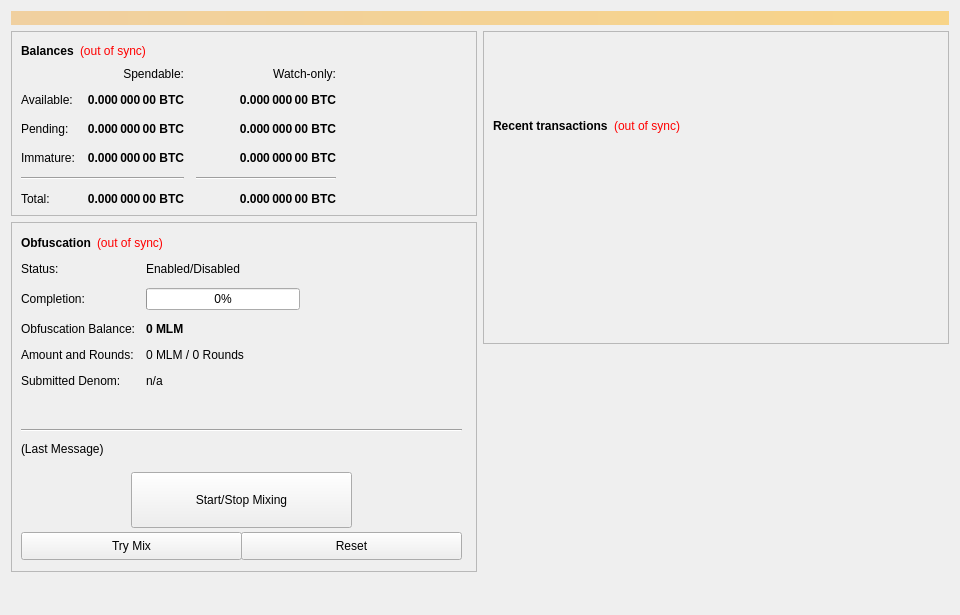
<?xml version="1.0" encoding="UTF-8"?>
<ui version="4.0">
 <class>OverviewPage</class>
 <widget class="QWidget" name="OverviewPage">
  <property name="geometry">
   <rect>
    <x>0</x>
    <y>0</y>
    <width>960</width>
    <height>615</height>
   </rect>
  </property>
  <property name="minimumSize">
   <size>
    <width>960</width>
    <height>0</height>
   </size>
  </property>
  <property name="windowTitle">
   <string>Form</string>
  </property>
  <layout class="QVBoxLayout" name="topLayout">
   <item>
    <widget class="QLabel" name="labelAlerts">
     <property name="visible">
      <bool>false</bool>
     </property>
     <property name="styleSheet">
      <string notr="true">background-color: qlineargradient(x1: 0, y1: 0, x2: 1, y2: 0, stop:0 #F0D0A0, stop:1 #F8D488); color:#000000;</string>
     </property>
     <property name="wordWrap">
      <bool>true</bool>
     </property>
     <property name="margin">
      <number>3</number>
     </property>
    </widget>
   </item>
   <item>
    <layout class="QHBoxLayout" name="horizontalLayout" stretch="1,1">
     <item>
      <layout class="QVBoxLayout" name="verticalLayout_2">
       <item>
        <widget class="QFrame" name="frame">
         <property name="frameShape">
          <enum>QFrame::StyledPanel</enum>
         </property>
         <property name="frameShadow">
          <enum>QFrame::Raised</enum>
         </property>
         <layout class="QVBoxLayout" name="verticalLayout_4">
          <item>
           <layout class="QHBoxLayout" name="horizontalLayout_4">
            <item>
             <widget class="QLabel" name="label_5">
              <property name="font">
               <font>
                <weight>75</weight>
                <bold>true</bold>
               </font>
              </property>
              <property name="text">
               <string>Balances</string>
              </property>
             </widget>
            </item>
            <item>
             <widget class="QLabel" name="labelWalletStatus">
              <property name="cursor">
               <cursorShape>WhatsThisCursor</cursorShape>
              </property>
              <property name="toolTip">
               <string>The displayed information may be out of date. Your wallet automatically synchronizes with the MktCoin network after a connection is established, but this process has not completed yet.</string>
              </property>
              <property name="styleSheet">
               <string notr="true">QLabel { color: red; }</string>
              </property>
              <property name="text">
               <string notr="true">(out of sync)</string>
              </property>
              <property name="alignment">
               <set>Qt::AlignLeading|Qt::AlignLeft|Qt::AlignVCenter</set>
              </property>
             </widget>
            </item>
            <item>
             <spacer name="horizontalSpacer_3">
              <property name="orientation">
               <enum>Qt::Horizontal</enum>
              </property>
              <property name="sizeHint" stdset="0">
               <size>
                <width>40</width>
                <height>20</height>
               </size>
              </property>
             </spacer>
            </item>
           </layout>
          </item>
          <item>
           <layout class="QGridLayout" name="gridLayout">
            <property name="spacing">
             <number>12</number>
            </property>
            <item row="2" column="2">
             <widget class="QLabel" name="labelWatchPending">
              <property name="font">
               <font>
                <weight>75</weight>
                <bold>true</bold>
               </font>
              </property>
              <property name="cursor">
               <cursorShape>IBeamCursor</cursorShape>
              </property>
              <property name="toolTip">
               <string>Unconfirmed transactions to watch-only addresses</string>
              </property>
              <property name="text">
               <string notr="true">0.000 000 00 BTC</string>
              </property>
              <property name="alignment">
               <set>Qt::AlignRight|Qt::AlignTrailing|Qt::AlignVCenter</set>
              </property>
              <property name="textInteractionFlags">
               <set>Qt::LinksAccessibleByMouse|Qt::TextSelectableByKeyboard|Qt::TextSelectableByMouse</set>
              </property>
             </widget>
            </item>
            <item row="2" column="1">
             <widget class="QLabel" name="labelUnconfirmed">
              <property name="font">
               <font>
                <weight>75</weight>
                <bold>true</bold>
               </font>
              </property>
              <property name="cursor">
               <cursorShape>IBeamCursor</cursorShape>
              </property>
              <property name="toolTip">
               <string>Total of transactions that have yet to be confirmed, and do not yet count toward the spendable balance</string>
              </property>
              <property name="text">
               <string notr="true">0.000 000 00 BTC</string>
              </property>
              <property name="alignment">
               <set>Qt::AlignRight|Qt::AlignTrailing|Qt::AlignVCenter</set>
              </property>
              <property name="textInteractionFlags">
               <set>Qt::LinksAccessibleByMouse|Qt::TextSelectableByKeyboard|Qt::TextSelectableByMouse</set>
              </property>
             </widget>
            </item>
            <item row="3" column="2">
             <widget class="QLabel" name="labelWatchImmature">
              <property name="font">
               <font>
                <weight>75</weight>
                <bold>true</bold>
               </font>
              </property>
              <property name="cursor">
               <cursorShape>IBeamCursor</cursorShape>
              </property>
              <property name="toolTip">
               <string>Staked or masternode rewards in watch-only addresses that has not yet matured</string>
              </property>
              <property name="text">
               <string notr="true">0.000 000 00 BTC</string>
              </property>
              <property name="alignment">
               <set>Qt::AlignRight|Qt::AlignTrailing|Qt::AlignVCenter</set>
              </property>
              <property name="textInteractionFlags">
               <set>Qt::LinksAccessibleByMouse|Qt::TextSelectableByKeyboard|Qt::TextSelectableByMouse</set>
              </property>
             </widget>
            </item>
            <item row="4" column="0" colspan="2">
             <widget class="Line" name="lineSpendableBalance">
              <property name="orientation">
               <enum>Qt::Horizontal</enum>
              </property>
             </widget>
            </item>
            <item row="4" column="2">
             <widget class="Line" name="lineWatchBalance">
              <property name="sizePolicy">
               <sizepolicy hsizetype="Preferred" vsizetype="Fixed">
                <horstretch>0</horstretch>
                <verstretch>0</verstretch>
               </sizepolicy>
              </property>
              <property name="minimumSize">
               <size>
                <width>140</width>
                <height>0</height>
               </size>
              </property>
              <property name="orientation">
               <enum>Qt::Horizontal</enum>
              </property>
             </widget>
            </item>
            <item row="5" column="0">
             <widget class="QLabel" name="labelTotalText">
              <property name="text">
               <string>Total:</string>
              </property>
             </widget>
            </item>
            <item row="3" column="1">
             <widget class="QLabel" name="labelImmature">
              <property name="font">
               <font>
                <weight>75</weight>
                <bold>true</bold>
               </font>
              </property>
              <property name="cursor">
               <cursorShape>IBeamCursor</cursorShape>
              </property>
              <property name="toolTip">
               <string>Staked or masternode rewards that has not yet matured</string>
              </property>
              <property name="text">
               <string notr="true">0.000 000 00 BTC</string>
              </property>
              <property name="alignment">
               <set>Qt::AlignRight|Qt::AlignTrailing|Qt::AlignVCenter</set>
              </property>
              <property name="textInteractionFlags">
               <set>Qt::LinksAccessibleByMouse|Qt::TextSelectableByKeyboard|Qt::TextSelectableByMouse</set>
              </property>
             </widget>
            </item>
            <item row="2" column="3">
             <spacer name="horizontalSpacer_2">
              <property name="orientation">
               <enum>Qt::Horizontal</enum>
              </property>
              <property name="sizeHint" stdset="0">
               <size>
                <width>40</width>
                <height>20</height>
               </size>
              </property>
             </spacer>
            </item>
            <item row="3" column="0">
             <widget class="QLabel" name="labelImmatureText">
              <property name="text">
               <string>Immature:</string>
              </property>
             </widget>
            </item>
            <item row="5" column="1">
             <widget class="QLabel" name="labelTotal">
              <property name="font">
               <font>
                <weight>75</weight>
                <bold>true</bold>
               </font>
              </property>
              <property name="cursor">
               <cursorShape>IBeamCursor</cursorShape>
              </property>
              <property name="toolTip">
               <string>Your current total balance</string>
              </property>
              <property name="text">
               <string notr="true">0.000 000 00 BTC</string>
              </property>
              <property name="alignment">
               <set>Qt::AlignRight|Qt::AlignTrailing|Qt::AlignVCenter</set>
              </property>
              <property name="textInteractionFlags">
               <set>Qt::LinksAccessibleByMouse|Qt::TextSelectableByKeyboard|Qt::TextSelectableByMouse</set>
              </property>
             </widget>
            </item>
            <item row="5" column="2">
             <widget class="QLabel" name="labelWatchTotal">
              <property name="font">
               <font>
                <weight>75</weight>
                <bold>true</bold>
               </font>
              </property>
              <property name="cursor">
               <cursorShape>IBeamCursor</cursorShape>
              </property>
              <property name="toolTip">
               <string>Current total balance in watch-only addresses</string>
              </property>
              <property name="text">
               <string notr="true">0.000 000 00 BTC</string>
              </property>
              <property name="alignment">
               <set>Qt::AlignRight|Qt::AlignTrailing|Qt::AlignVCenter</set>
              </property>
              <property name="textInteractionFlags">
               <set>Qt::LinksAccessibleByMouse|Qt::TextSelectableByKeyboard|Qt::TextSelectableByMouse</set>
              </property>
             </widget>
            </item>
            <item row="0" column="2">
             <widget class="QLabel" name="labelWatchonly">
              <property name="text">
               <string>Watch-only:</string>
              </property>
              <property name="alignment">
               <set>Qt::AlignRight|Qt::AlignTrailing|Qt::AlignVCenter</set>
              </property>
             </widget>
            </item>
            <item row="1" column="0">
             <widget class="QLabel" name="labelBalanceText">
              <property name="text">
               <string>Available:</string>
              </property>
             </widget>
            </item>
            <item row="1" column="1">
             <widget class="QLabel" name="labelBalance">
              <property name="font">
               <font>
                <weight>75</weight>
                <bold>true</bold>
               </font>
              </property>
              <property name="cursor">
               <cursorShape>IBeamCursor</cursorShape>
              </property>
              <property name="toolTip">
               <string>Your current spendable balance</string>
              </property>
              <property name="text">
               <string notr="true">0.000 000 00 BTC</string>
              </property>
              <property name="alignment">
               <set>Qt::AlignRight|Qt::AlignTrailing|Qt::AlignVCenter</set>
              </property>
              <property name="textInteractionFlags">
               <set>Qt::LinksAccessibleByMouse|Qt::TextSelectableByKeyboard|Qt::TextSelectableByMouse</set>
              </property>
             </widget>
            </item>
            <item row="1" column="2">
             <widget class="QLabel" name="labelWatchAvailable">
              <property name="font">
               <font>
                <weight>75</weight>
                <bold>true</bold>
               </font>
              </property>
              <property name="cursor">
               <cursorShape>IBeamCursor</cursorShape>
              </property>
              <property name="toolTip">
               <string>Your current balance in watch-only addresses</string>
              </property>
              <property name="text">
               <string notr="true">0.000 000 00 BTC</string>
              </property>
              <property name="alignment">
               <set>Qt::AlignRight|Qt::AlignTrailing|Qt::AlignVCenter</set>
              </property>
              <property name="textInteractionFlags">
               <set>Qt::LinksAccessibleByMouse|Qt::TextSelectableByKeyboard|Qt::TextSelectableByMouse</set>
              </property>
             </widget>
            </item>
            <item row="2" column="0">
             <widget class="QLabel" name="labelPendingText">
              <property name="text">
               <string>Pending:</string>
              </property>
             </widget>
            </item>
            <item row="0" column="1">
             <widget class="QLabel" name="labelSpendable">
              <property name="text">
               <string>Spendable:</string>
              </property>
              <property name="alignment">
               <set>Qt::AlignRight|Qt::AlignTrailing|Qt::AlignVCenter</set>
              </property>
             </widget>
            </item>
           </layout>
          </item>
         </layout>
        </widget>
       </item>
       <item>
        <widget class="QFrame" name="frameObfuscation">
         <property name="minimumSize">
          <size>
           <width>0</width>
           <height>350</height>
          </size>
         </property>
         <property name="layoutDirection">
          <enum>Qt::LeftToRight</enum>
         </property>
         <property name="frameShape">
          <enum>QFrame::StyledPanel</enum>
         </property>
         <property name="frameShadow">
          <enum>QFrame::Raised</enum>
         </property>
         <widget class="QWidget" name="formLayoutWidget">
          <property name="geometry">
           <rect>
            <x>10</x>
            <y>40</y>
            <width>451</width>
            <height>161</height>
           </rect>
          </property>
          <layout class="QFormLayout" name="formLayout">
           <property name="fieldGrowthPolicy">
            <enum>QFormLayout::AllNonFixedFieldsGrow</enum>
           </property>
           <property name="horizontalSpacing">
            <number>11</number>
           </property>
           <property name="verticalSpacing">
            <number>12</number>
           </property>
           <item row="0" column="0">
            <widget class="QLabel" name="label_6">
             <property name="text">
              <string>Status:</string>
             </property>
            </widget>
           </item>
           <item row="1" column="0">
            <widget class="QLabel" name="label_7">
             <property name="text">
              <string>Completion:</string>
             </property>
            </widget>
           </item>
           <item row="1" column="1">
            <widget class="QProgressBar" name="obfuscationProgress">
             <property name="maximumSize">
              <size>
               <width>154</width>
               <height>16777215</height>
              </size>
             </property>
             <property name="value">
              <number>0</number>
             </property>
            </widget>
           </item>
           <item row="2" column="0">
            <widget class="QLabel" name="labelAnonymizedText">
             <property name="text">
              <string>Obfuscation Balance:</string>
             </property>
            </widget>
           </item>
           <item row="2" column="1">
            <widget class="QLabel" name="labelAnonymized">
             <property name="font">
              <font>
               <weight>75</weight>
               <bold>true</bold>
              </font>
             </property>
             <property name="text">
              <string notr="true">0 MLM</string>
             </property>
            </widget>
           </item>
           <item row="3" column="0">
            <widget class="QLabel" name="label_8">
             <property name="text">
              <string>Amount and Rounds:</string>
             </property>
            </widget>
           </item>
           <item row="3" column="1">
            <widget class="QLabel" name="labelAmountRounds">
             <property name="text">
              <string>0 MLM / 0 Rounds</string>
             </property>
            </widget>
           </item>
           <item row="4" column="0">
            <widget class="QLabel" name="label_9">
             <property name="text">
              <string>Submitted Denom:</string>
             </property>
            </widget>
           </item>
           <item row="4" column="1">
            <widget class="QLabel" name="labelSubmittedDenom">
             <property name="toolTip">
              <string>The denominations you submitted to the Masternode.&lt;br&gt;To mix, other users must submit the exact same denominations.</string>
             </property>
             <property name="text">
              <string>n/a</string>
             </property>
            </widget>
           </item>
           <item row="0" column="1">
            <widget class="QLabel" name="obfuscationEnabled">
             <property name="text">
              <string>Enabled/Disabled</string>
             </property>
            </widget>
           </item>
          </layout>
         </widget>
         <widget class="QPushButton" name="runAutoDenom">
          <property name="geometry">
           <rect>
            <x>251</x>
            <y>17</y>
            <width>1</width>
            <height>1</height>
           </rect>
          </property>
          <property name="palette">
           <palette>
            <active>
             <colorrole role="WindowText">
              <brush brushstyle="SolidPattern">
               <color alpha="255">
                <red>0</red>
                <green>0</green>
                <blue>0</blue>
               </color>
              </brush>
             </colorrole>
             <colorrole role="Button">
              <brush brushstyle="SolidPattern">
               <color alpha="255">
                <red>239</red>
                <green>238</green>
                <blue>238</blue>
               </color>
              </brush>
             </colorrole>
             <colorrole role="Light">
              <brush brushstyle="SolidPattern">
               <color alpha="255">
                <red>255</red>
                <green>255</green>
                <blue>255</blue>
               </color>
              </brush>
             </colorrole>
             <colorrole role="Midlight">
              <brush brushstyle="SolidPattern">
               <color alpha="255">
                <red>247</red>
                <green>246</green>
                <blue>246</blue>
               </color>
              </brush>
             </colorrole>
             <colorrole role="Dark">
              <brush brushstyle="SolidPattern">
               <color alpha="255">
                <red>119</red>
                <green>119</green>
                <blue>119</blue>
               </color>
              </brush>
             </colorrole>
             <colorrole role="Mid">
              <brush brushstyle="SolidPattern">
               <color alpha="255">
                <red>159</red>
                <green>159</green>
                <blue>159</blue>
               </color>
              </brush>
             </colorrole>
             <colorrole role="Text">
              <brush brushstyle="SolidPattern">
               <color alpha="255">
                <red>0</red>
                <green>0</green>
                <blue>0</blue>
               </color>
              </brush>
             </colorrole>
             <colorrole role="BrightText">
              <brush brushstyle="SolidPattern">
               <color alpha="255">
                <red>255</red>
                <green>255</green>
                <blue>255</blue>
               </color>
              </brush>
             </colorrole>
             <colorrole role="ButtonText">
              <brush brushstyle="SolidPattern">
               <color alpha="255">
                <red>0</red>
                <green>0</green>
                <blue>0</blue>
               </color>
              </brush>
             </colorrole>
             <colorrole role="Base">
              <brush brushstyle="SolidPattern">
               <color alpha="255">
                <red>255</red>
                <green>255</green>
                <blue>255</blue>
               </color>
              </brush>
             </colorrole>
             <colorrole role="Window">
              <brush brushstyle="SolidPattern">
               <color alpha="255">
                <red>239</red>
                <green>238</green>
                <blue>238</blue>
               </color>
              </brush>
             </colorrole>
             <colorrole role="Shadow">
              <brush brushstyle="SolidPattern">
               <color alpha="255">
                <red>0</red>
                <green>0</green>
                <blue>0</blue>
               </color>
              </brush>
             </colorrole>
             <colorrole role="AlternateBase">
              <brush brushstyle="SolidPattern">
               <color alpha="255">
                <red>247</red>
                <green>246</green>
                <blue>246</blue>
               </color>
              </brush>
             </colorrole>
             <colorrole role="ToolTipBase">
              <brush brushstyle="SolidPattern">
               <color alpha="255">
                <red>255</red>
                <green>255</green>
                <blue>220</blue>
               </color>
              </brush>
             </colorrole>
             <colorrole role="ToolTipText">
              <brush brushstyle="SolidPattern">
               <color alpha="255">
                <red>0</red>
                <green>0</green>
                <blue>0</blue>
               </color>
              </brush>
             </colorrole>
            </active>
            <inactive>
             <colorrole role="WindowText">
              <brush brushstyle="SolidPattern">
               <color alpha="255">
                <red>0</red>
                <green>0</green>
                <blue>0</blue>
               </color>
              </brush>
             </colorrole>
             <colorrole role="Button">
              <brush brushstyle="SolidPattern">
               <color alpha="255">
                <red>239</red>
                <green>238</green>
                <blue>238</blue>
               </color>
              </brush>
             </colorrole>
             <colorrole role="Light">
              <brush brushstyle="SolidPattern">
               <color alpha="255">
                <red>255</red>
                <green>255</green>
                <blue>255</blue>
               </color>
              </brush>
             </colorrole>
             <colorrole role="Midlight">
              <brush brushstyle="SolidPattern">
               <color alpha="255">
                <red>247</red>
                <green>246</green>
                <blue>246</blue>
               </color>
              </brush>
             </colorrole>
             <colorrole role="Dark">
              <brush brushstyle="SolidPattern">
               <color alpha="255">
                <red>119</red>
                <green>119</green>
                <blue>119</blue>
               </color>
              </brush>
             </colorrole>
             <colorrole role="Mid">
              <brush brushstyle="SolidPattern">
               <color alpha="255">
                <red>159</red>
                <green>159</green>
                <blue>159</blue>
               </color>
              </brush>
             </colorrole>
             <colorrole role="Text">
              <brush brushstyle="SolidPattern">
               <color alpha="255">
                <red>0</red>
                <green>0</green>
                <blue>0</blue>
               </color>
              </brush>
             </colorrole>
             <colorrole role="BrightText">
              <brush brushstyle="SolidPattern">
               <color alpha="255">
                <red>255</red>
                <green>255</green>
                <blue>255</blue>
               </color>
              </brush>
             </colorrole>
             <colorrole role="ButtonText">
              <brush brushstyle="SolidPattern">
               <color alpha="255">
                <red>0</red>
                <green>0</green>
                <blue>0</blue>
               </color>
              </brush>
             </colorrole>
             <colorrole role="Base">
              <brush brushstyle="SolidPattern">
               <color alpha="255">
                <red>255</red>
                <green>255</green>
                <blue>255</blue>
               </color>
              </brush>
             </colorrole>
             <colorrole role="Window">
              <brush brushstyle="SolidPattern">
               <color alpha="255">
                <red>239</red>
                <green>238</green>
                <blue>238</blue>
               </color>
              </brush>
             </colorrole>
             <colorrole role="Shadow">
              <brush brushstyle="SolidPattern">
               <color alpha="255">
                <red>0</red>
                <green>0</green>
                <blue>0</blue>
               </color>
              </brush>
             </colorrole>
             <colorrole role="AlternateBase">
              <brush brushstyle="SolidPattern">
               <color alpha="255">
                <red>247</red>
                <green>246</green>
                <blue>246</blue>
               </color>
              </brush>
             </colorrole>
             <colorrole role="ToolTipBase">
              <brush brushstyle="SolidPattern">
               <color alpha="255">
                <red>255</red>
                <green>255</green>
                <blue>220</blue>
               </color>
              </brush>
             </colorrole>
             <colorrole role="ToolTipText">
              <brush brushstyle="SolidPattern">
               <color alpha="255">
                <red>0</red>
                <green>0</green>
                <blue>0</blue>
               </color>
              </brush>
             </colorrole>
            </inactive>
            <disabled>
             <colorrole role="WindowText">
              <brush brushstyle="SolidPattern">
               <color alpha="255">
                <red>119</red>
                <green>119</green>
                <blue>119</blue>
               </color>
              </brush>
             </colorrole>
             <colorrole role="Button">
              <brush brushstyle="SolidPattern">
               <color alpha="255">
                <red>239</red>
                <green>238</green>
                <blue>238</blue>
               </color>
              </brush>
             </colorrole>
             <colorrole role="Light">
              <brush brushstyle="SolidPattern">
               <color alpha="255">
                <red>255</red>
                <green>255</green>
                <blue>255</blue>
               </color>
              </brush>
             </colorrole>
             <colorrole role="Midlight">
              <brush brushstyle="SolidPattern">
               <color alpha="255">
                <red>247</red>
                <green>246</green>
                <blue>246</blue>
               </color>
              </brush>
             </colorrole>
             <colorrole role="Dark">
              <brush brushstyle="SolidPattern">
               <color alpha="255">
                <red>119</red>
                <green>119</green>
                <blue>119</blue>
               </color>
              </brush>
             </colorrole>
             <colorrole role="Mid">
              <brush brushstyle="SolidPattern">
               <color alpha="255">
                <red>159</red>
                <green>159</green>
                <blue>159</blue>
               </color>
              </brush>
             </colorrole>
             <colorrole role="Text">
              <brush brushstyle="SolidPattern">
               <color alpha="255">
                <red>119</red>
                <green>119</green>
                <blue>119</blue>
               </color>
              </brush>
             </colorrole>
             <colorrole role="BrightText">
              <brush brushstyle="SolidPattern">
               <color alpha="255">
                <red>255</red>
                <green>255</green>
                <blue>255</blue>
               </color>
              </brush>
             </colorrole>
             <colorrole role="ButtonText">
              <brush brushstyle="SolidPattern">
               <color alpha="255">
                <red>119</red>
                <green>119</green>
                <blue>119</blue>
               </color>
              </brush>
             </colorrole>
             <colorrole role="Base">
              <brush brushstyle="SolidPattern">
               <color alpha="255">
                <red>239</red>
                <green>238</green>
                <blue>238</blue>
               </color>
              </brush>
             </colorrole>
             <colorrole role="Window">
              <brush brushstyle="SolidPattern">
               <color alpha="255">
                <red>239</red>
                <green>238</green>
                <blue>238</blue>
               </color>
              </brush>
             </colorrole>
             <colorrole role="Shadow">
              <brush brushstyle="SolidPattern">
               <color alpha="255">
                <red>0</red>
                <green>0</green>
                <blue>0</blue>
               </color>
              </brush>
             </colorrole>
             <colorrole role="AlternateBase">
              <brush brushstyle="SolidPattern">
               <color alpha="255">
                <red>239</red>
                <green>238</green>
                <blue>238</blue>
               </color>
              </brush>
             </colorrole>
             <colorrole role="ToolTipBase">
              <brush brushstyle="SolidPattern">
               <color alpha="255">
                <red>255</red>
                <green>255</green>
                <blue>220</blue>
               </color>
              </brush>
             </colorrole>
             <colorrole role="ToolTipText">
              <brush brushstyle="SolidPattern">
               <color alpha="255">
                <red>0</red>
                <green>0</green>
                <blue>0</blue>
               </color>
              </brush>
             </colorrole>
            </disabled>
           </palette>
          </property>
          <property name="focusPolicy">
           <enum>Qt::NoFocus</enum>
          </property>
          <property name="autoFillBackground">
           <bool>true</bool>
          </property>
          <property name="text">
           <string/>
          </property>
          <property name="flat">
           <bool>true</bool>
          </property>
         </widget>
         <widget class="QPushButton" name="toggleObfuscation">
          <property name="geometry">
           <rect>
            <x>120</x>
            <y>250</y>
            <width>221</width>
            <height>56</height>
           </rect>
          </property>
          <property name="sizePolicy">
           <sizepolicy hsizetype="MinimumExpanding" vsizetype="Fixed">
            <horstretch>0</horstretch>
            <verstretch>0</verstretch>
           </sizepolicy>
          </property>
          <property name="text">
           <string>Start/Stop Mixing</string>
          </property>
         </widget>
         <widget class="Line" name="lineLastMessage">
          <property name="geometry">
           <rect>
            <x>10</x>
            <y>200</y>
            <width>441</width>
            <height>16</height>
           </rect>
          </property>
          <property name="orientation">
           <enum>Qt::Horizontal</enum>
          </property>
         </widget>
         <widget class="QLabel" name="obfuscationStatus">
          <property name="geometry">
           <rect>
            <x>10</x>
            <y>220</y>
            <width>451</width>
            <height>61</height>
           </rect>
          </property>
          <property name="minimumSize">
           <size>
            <width>288</width>
            <height>43</height>
           </size>
          </property>
          <property name="text">
           <string>(Last Message)</string>
          </property>
          <property name="alignment">
           <set>Qt::AlignLeading|Qt::AlignLeft|Qt::AlignTop</set>
          </property>
          <property name="wordWrap">
           <bool>true</bool>
          </property>
         </widget>
         <widget class="QPushButton" name="obfuscationAuto">
          <property name="geometry">
           <rect>
            <x>10</x>
            <y>310</y>
            <width>221</width>
            <height>28</height>
           </rect>
          </property>
          <property name="sizePolicy">
           <sizepolicy hsizetype="MinimumExpanding" vsizetype="Fixed">
            <horstretch>0</horstretch>
            <verstretch>0</verstretch>
           </sizepolicy>
          </property>
          <property name="toolTip">
           <string>Try to manually submit a Obfuscation request.</string>
          </property>
          <property name="text">
           <string>Try Mix</string>
          </property>
         </widget>
         <widget class="QPushButton" name="obfuscationReset">
          <property name="geometry">
           <rect>
            <x>230</x>
            <y>310</y>
            <width>221</width>
            <height>28</height>
           </rect>
          </property>
          <property name="sizePolicy">
           <sizepolicy hsizetype="MinimumExpanding" vsizetype="Fixed">
            <horstretch>0</horstretch>
            <verstretch>0</verstretch>
           </sizepolicy>
          </property>
          <property name="toolTip">
           <string>Reset the current status of Obfuscation (can interrupt Obfuscation if it's in the process of Mixing, which can cost you money!)</string>
          </property>
          <property name="autoFillBackground">
           <bool>false</bool>
          </property>
          <property name="text">
           <string>Reset</string>
          </property>
         </widget>
         <widget class="QWidget" name="layoutWidget">
          <property name="geometry">
           <rect>
            <x>10</x>
            <y>10</y>
            <width>431</width>
            <height>22</height>
           </rect>
          </property>
          <layout class="QHBoxLayout" name="horizontalLayout_5">
           <item>
            <widget class="QLabel" name="label_2">
             <property name="font">
              <font>
               <weight>75</weight>
               <bold>true</bold>
              </font>
             </property>
             <property name="text">
              <string>Obfuscation</string>
             </property>
            </widget>
           </item>
           <item>
            <widget class="QLabel" name="labelObfuscationSyncStatus">
             <property name="toolTip">
              <string>The displayed information may be out of date. Your wallet automatically synchronizes with the MktCoin network after a connection is established, but this process has not completed yet.</string>
             </property>
             <property name="styleSheet">
              <string notr="true">QLabel { color: red; }</string>
             </property>
             <property name="text">
              <string notr="true">(out of sync)</string>
             </property>
             <property name="alignment">
              <set>Qt::AlignLeading|Qt::AlignLeft|Qt::AlignVCenter</set>
             </property>
            </widget>
           </item>
           <item>
            <spacer name="horizontalSpacer_4">
             <property name="orientation">
              <enum>Qt::Horizontal</enum>
             </property>
             <property name="sizeHint" stdset="0">
              <size>
               <width>40</width>
               <height>20</height>
              </size>
             </property>
            </spacer>
           </item>
          </layout>
         </widget>
        </widget>
       </item>
       <item>
        <spacer name="verticalSpacer">
         <property name="orientation">
          <enum>Qt::Vertical</enum>
         </property>
         <property name="sizeHint" stdset="0">
          <size>
           <width>20</width>
           <height>40</height>
          </size>
         </property>
        </spacer>
       </item>
      </layout>
     </item>
     <item>
      <layout class="QVBoxLayout" name="verticalLayout_3">
       <item>
        <widget class="QFrame" name="frame_2">
         <property name="frameShape">
          <enum>QFrame::StyledPanel</enum>
         </property>
         <property name="frameShadow">
          <enum>QFrame::Raised</enum>
         </property>
         <layout class="QVBoxLayout" name="verticalLayout">
          <item>
           <spacer name="verticalSpacer_3">
            <property name="orientation">
             <enum>Qt::Vertical</enum>
            </property>
            <property name="sizeType">
             <enum>QSizePolicy::Fixed</enum>
            </property>
            <property name="sizeHint" stdset="0">
             <size>
              <width>20</width>
              <height>75</height>
             </size>
            </property>
           </spacer>
          </item>
          <item>
           <layout class="QHBoxLayout" name="horizontalLayout_2">
            <item>
             <widget class="QLabel" name="label_4">
              <property name="font">
               <font>
                <weight>75</weight>
                <bold>true</bold>
               </font>
              </property>
              <property name="text">
               <string>Recent transactions</string>
              </property>
             </widget>
            </item>
            <item>
             <widget class="QLabel" name="labelTransactionsStatus">
              <property name="cursor">
               <cursorShape>WhatsThisCursor</cursorShape>
              </property>
              <property name="toolTip">
               <string>The displayed information may be out of date. Your wallet automatically synchronizes with the MktCoin network after a connection is established, but this process has not completed yet.</string>
              </property>
              <property name="styleSheet">
               <string notr="true">QLabel { color: red; }</string>
              </property>
              <property name="text">
               <string notr="true">(out of sync)</string>
              </property>
              <property name="alignment">
               <set>Qt::AlignRight|Qt::AlignTrailing|Qt::AlignVCenter</set>
              </property>
             </widget>
            </item>
            <item>
             <spacer name="horizontalSpacer">
              <property name="orientation">
               <enum>Qt::Horizontal</enum>
              </property>
              <property name="sizeHint" stdset="0">
               <size>
                <width>40</width>
                <height>20</height>
               </size>
              </property>
             </spacer>
            </item>
           </layout>
          </item>
          <item>
           <widget class="QListView" name="listTransactions">
            <property name="styleSheet">
             <string notr="true">QListView { background: transparent; }</string>
            </property>
            <property name="frameShape">
             <enum>QFrame::NoFrame</enum>
            </property>
            <property name="verticalScrollBarPolicy">
             <enum>Qt::ScrollBarAlwaysOff</enum>
            </property>
            <property name="horizontalScrollBarPolicy">
             <enum>Qt::ScrollBarAlwaysOff</enum>
            </property>
            <property name="selectionMode">
             <enum>QAbstractItemView::NoSelection</enum>
            </property>
           </widget>
          </item>
         </layout>
        </widget>
       </item>
       <item>
        <spacer name="verticalSpacer_2">
         <property name="orientation">
          <enum>Qt::Vertical</enum>
         </property>
         <property name="sizeType">
          <enum>QSizePolicy::Expanding</enum>
         </property>
         <property name="sizeHint" stdset="0">
          <size>
           <width>20</width>
           <height>40</height>
          </size>
         </property>
        </spacer>
       </item>
      </layout>
     </item>
    </layout>
   </item>
  </layout>
 </widget>
 <resources/>
 <connections/>
</ui>
